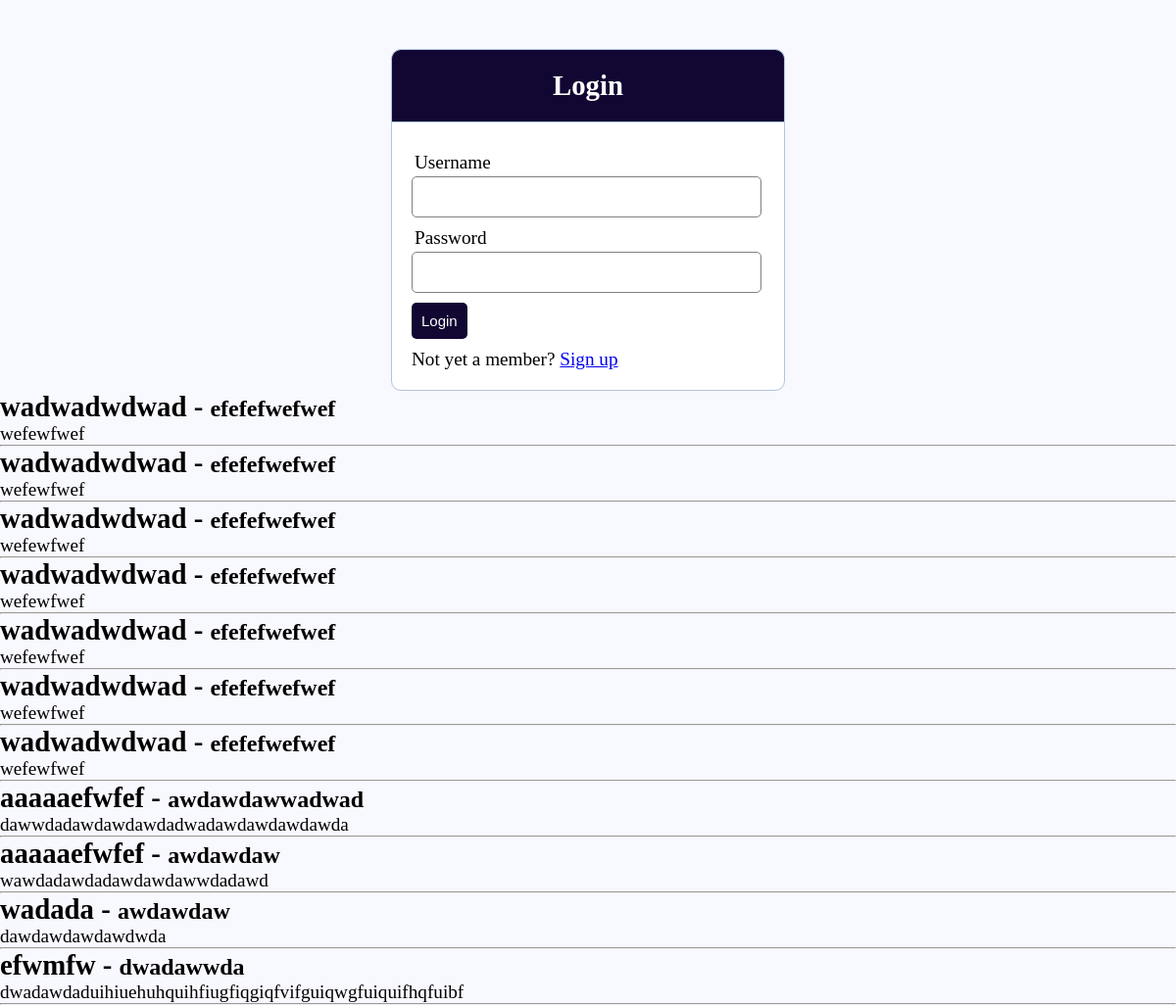
The page /login.php on the database its author committed.
### tables this page shows
CREATE TABLE `blog` (
  `id` int(10) NOT NULL,
  `title` varchar(255) NOT NULL,
  `subtitle` varchar(255) NOT NULL,
  `content` text NOT NULL
);

### product.php (the view)
<?php
$sql = "SELECT * FROM blog ORDER BY id DESC";
$result = mysqli_query($db, $sql);
while ($row = mysqli_fetch_array($result)){
    $title = $row['title'];
    $subtitle = $row['subtitle'];
    $content = $row['content'];
?>
<h2><?php echo $title; ?> - <small><?php echo $subtitle; ?></small></h2>
    <p><?php echo $content; ?> </p>
<hr />
<?php
}
?>

### login.php (shortened to what this page needs)
<?php include('server.php') ?>
<!DOCTYPE html>
<html>
<head>
    <link rel="stylesheet" type="text/css" href="style.css">
</head>
<body>
<div class="header">
    <h2>Login</h2>
</div>
<form method="post" action="login.php">
    <div class="input-group">
        <label>Username</label>
        <input type="text" name="username" >
    </div>
    <div class="input-group">
        <label>Password</label>
        <input type="password" name="password">
    </div>
    <div class="input-group">
        <button type="submit" class="btn" name="login_user">Login</button>
    </div>
    <p>
        Not yet a member? <a href="register.php">Sign up</a>
    </p>
</form>
<?php include('product.php') ?>
</body>
</html>

### style.css (style rules this page uses)
* { margin: 0px; padding: 0px; }
body { font-size: 120%; background: #F8F8FF; }
.header { width: 30%; margin: 50px auto 0px; color: white; background: #120632; text-align: center; border: 1px solid #B0C4DE; border-bottom: none; border-radius: 10px 10px 0px 0px; padding: 20px; }
form, .content { width: 30%; margin: 0px auto; padding: 20px; border: 1px solid #B0C4DE; background: white; border-radius: 0px 0px 10px 10px; }
.input-group { margin: 10px 0px 10px 0px; }
.input-group label { display: block; text-align: left; margin: 3px; }
.input-group input { height: 30px; width: 93%; padding: 5px 10px; font-size: 16px; border-radius: 5px; border: 1px solid gray; }
.btn { padding: 10px; font-size: 15px; color: white; background: #120632; border: none; border-radius: 5px; }

### rows shown on the page
blog: title "wadwadwdwad", subtitle "efefefwefwef", content "wefewfwef"
blog: title "wadwadwdwad", subtitle "efefefwefwef", content "wefewfwef"
blog: title "wadwadwdwad", subtitle "efefefwefwef", content "wefewfwef"
blog: title "wadwadwdwad", subtitle "efefefwefwef", content "wefewfwef"
blog: title "wadwadwdwad", subtitle "efefefwefwef", content "wefewfwef"
blog: title "wadwadwdwad", subtitle "efefefwefwef", content "wefewfwef"
blog: title "wadwadwdwad", subtitle "efefefwefwef", content "wefewfwef"
blog: title "aaaaaefwfef", subtitle "awdawdawwadwad", content "dawwdadawdawdawdadwadawdawdawdawda"
blog: title "aaaaaefwfef", subtitle "awdawdaw", content "wawdadawdadawdawdawwdadawd"
blog: title "wadada", subtitle "awdawdaw", content "dawdawdawdawdwda"
blog: title "efwmfw", subtitle "dwadawwda", content "dwadawdaduihiuehuhquihfiugfiqgiqfvifguiqwgfuiquifhqfuibf"
